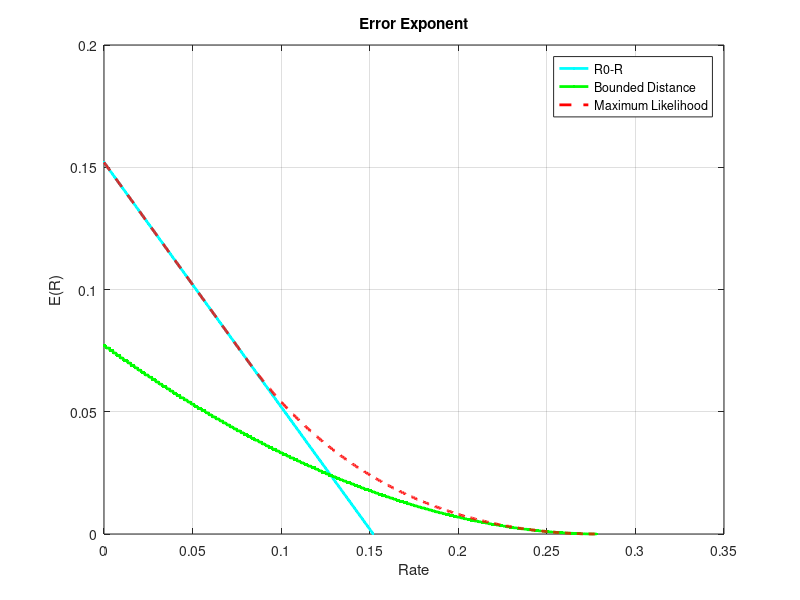

Source code (MATLAB):
function BSC_Error_Exp(p)
% This code calculates and draws the error exponents for BSC channel 
% the code was built using p=0.2

%% parameters
if (nargin<1) p=0.2; end
n=100;
Rate_Res = 1000;
q_Res = 1000;
q = 0:(1/q_Res):0.5;

% Capacity = 1-IT_Hber(p);
% Divergence = IT_Divergence(q,p);
% Rate = 0:(1/Rate_Res):Capacity;


%% Bouded Distance Decoding
% Ebd(R) = D(q*||p),
% q* is the q that satisfies D(q||p) = 1 - Hb(q) - R
% here the q* is observed as min( D(q||p) - (1 - Hb(q) - R) )

Ebd_q_magshim_arr = zeros(1,Rate_Res+1);
Ebd_Rate_arr = zeros(1,Rate_Res+1);

for ii = 0:Rate_Res
    Ebd_Rate = (ii/Rate_Res)*(1-IT_Hber(p)); % rate between 0 and capacity
    [M,I] = min(abs(IT_Divergence(q,p) - (1 - IT_Hber(q) - Ebd_Rate))) ;
    Ebd_q_magshim = (1/q_Res)*I;
    Ebd_q_magshim_arr(ii+1) = Ebd_q_magshim;
    Ebd_Rate_arr(ii+1) = Ebd_Rate;
end

Ebd_prob = IT_Divergence(Ebd_q_magshim_arr,p);
Ebd = 2.^((-1)*n*Ebd_prob);




%% Maximum Likelyhood Decoding
% Eml(R) = D(q*||p),
% here the q* is observed as min( D(q||p) + (1 - Hb(q) - R) )
% with the exception that (1 - Hb(q) - R) cannot be negative. 
% (see plus functions comment)

Eml_q_magshim_arr = zeros(1,Rate_Res+1);  % no need to build array here... just for debug
Eml_Rate_arr = zeros(1,Rate_Res+1);
Eml_prob =  zeros(1,Rate_Res+1);

for ii = 0:Rate_Res
    Eml_Rate = (ii/Rate_Res)*(1-IT_Hber(p));
    C_minus_R = (1 - IT_Hber(q) - Eml_Rate);
    C_minus_R(C_minus_R<0) = 0;  %% plus fundtion
    [M,I] = min(abs(IT_Divergence(q,p) + C_minus_R)) ;
    Eml_q_magshim = (1/q_Res)*I;   % no need to build array here... just for debug
    Eml_q_magshim_arr(ii+1) = Eml_q_magshim;   % no need to build array here... just for debug
    Eml_Rate_arr(ii+1) = Eml_Rate;
    Eml_prob(ii+1) =M;
end

Eml = 2.^((-1)*n*Eml_prob);

% R0 of Maximum Likelyhood Decoding
R0 = (-1)*log2(0.5*(sqrt(p)+sqrt(1-p))^2);
Eml_Rate_arr_R0 = Eml_Rate_arr(Eml_Rate_arr<=R0);


%% Plot

figure;  
plot(Eml_Rate_arr_R0,R0-Eml_Rate_arr_R0,'c.-','LineWidth',2)
hold all;
plot(Ebd_Rate_arr,Ebd_prob,'g.-','LineWidth',2)
plot(Eml_Rate_arr,Eml_prob,'r--','LineWidth',2)
grid on
xlabel('Rate')
ylabel('E(R)')
title('Error Exponent')
legend('R0-R','Bounded Distance','Maximum Likelihood');

end


%% Functions

function [D]=IT_Divergence(q,p)

element1 = q.*log2(q/p);
element1(isnan(element1)==1)=0;

element2 = (1-q).*log2((1-q)/(1-p));
element2(isnan(element2)==1)=0;

D = element1 + element2;

end


function [Hber]=IT_Hber(p)

Hber = (-1)* ( p.*log2(p) + (1-p).*log2(1-p) );
Hber(isnan(Hber)==1)=0;
end

